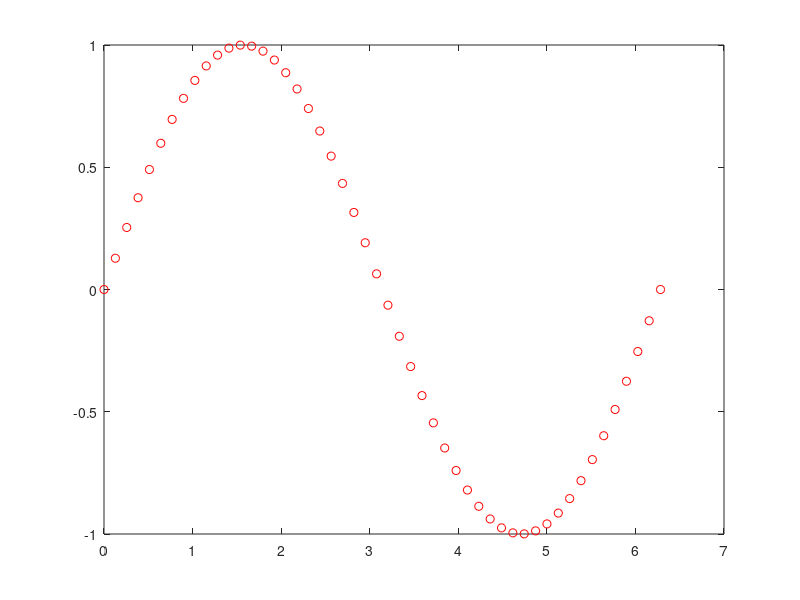

The MATLAB script that drew this image: (Note: this script raises an error after producing the figure.)
%% Test 1
clc; clear all;

n = 1;
m = 50;
x = linspace(0,2 * pi, m);
y = sin(x) + rand(size(x)) * .0;

figure(1);
plot(x,y,'ro');
hold on;

W = ones(m,2);

[P1, t1] = TLSFitBezierWeightedConstraint1([x' y'],W, n);

W([1:10,m-10:m],1) = 0.1;
W([1:10,m-10:m],2) = 0.1;
% W([1:5,m-5:m],1) = 10;
% W([1:5,m-5:m],2) = 10;

[P2, t2] = TLSFitBezierWeightedConstraint1([x' y'],W, n);

C1 = renderBezier(P1, t1);
C2 = renderBezier(P2, t2);

plot(C1(:,1),C1(:,2),'b.');
plot(C2(:,1),C2(:,2),'r.');

axis equal;
hold off;


%% Test 2
clc; clear all;

n = 1;
m = 60;
x = linspace(0,2 * pi, m);
y = 0.5*sin(x) + rand(size(x)) * .5;
data = [x' y'];
% data = data(randperm(size(data,1)),:);
x = data(:,1)';
y = data(:,2)';

figure(1);
plot(x,y,'ro');

tic;
% w = ones(size(data));
w = [1000*ones(size(data,1),1),1000*ones(size(data,1),1)];
% [P3, t3] = TLSFitBezierWeightedConstraint1(data, w, n);
[P3, t3] = TLSFitBezierWeightedConstrainedCP([data data(:,1)], [w w(:,1)], 3, 1/30);
toc;

C3 = renderBezier(P3, sort(t3));
C3_unordered = renderBezier(P3, t3);
% C3 = renderBezier(P3, linspace(0,1,200)');

hold on;

% Plot nodes and control points
plot(C3(:,1),C3(:,2),'g.-');
% plot(P3(:,1),P3(:,2),'bo');

% Plot residuals
for p=1:m
    plot([x(p) C3_unordered(p,1)],[y(p) C3_unordered(p,2)],'b-');
end

axis equal;
hold off;

